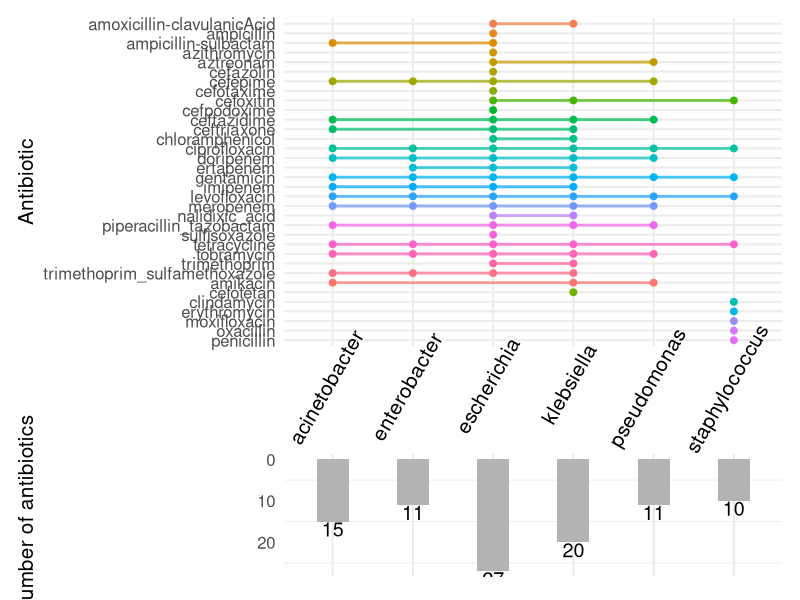
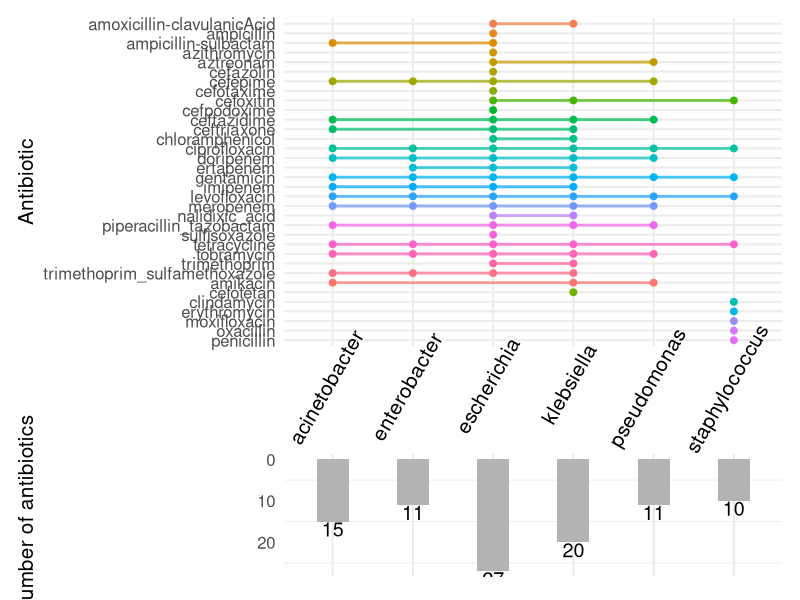
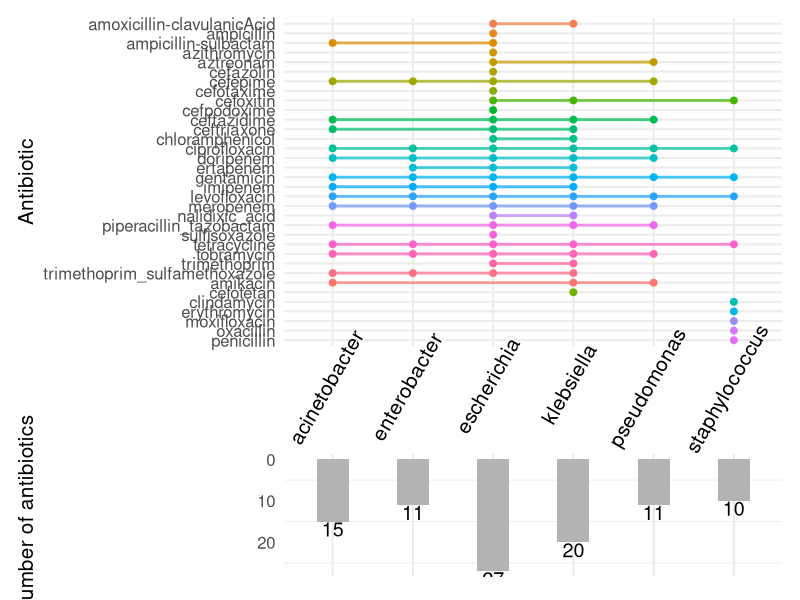

These charts were generated, in order, by the following R code:
# Load libraries
library(UpSetR)
library(dplyr)
library(tidyr)
# Install (if not installed yet)
#install.packages("patchwork")
library(ggplot2)
library(dplyr)
library(tidyr)
library(patchwork)
# Load patchwork
library(patchwork)

# Your data list
data <- list(
  escherichia = c("amoxicillin-clavulanicAcid", "ampicillin", "ampicillin-sulbactam", "azithromycin", "aztreonam", 
                  "cefazolin", "cefepime", "cefotaxime", "cefoxitin", "cefpodoxime", "ceftazidime", "ceftriaxone", 
                  "chloramphenicol", "ciprofloxacin", "doripenem", "ertapenem", "gentamicin", "imipenem", 
                  "levofloxacin", "meropenem", "nalidixic_acid", "piperacillin_tazobactam", "sulfisoxazole", 
                  "tetracycline", "tobramycin", "trimethoprim", "trimethoprim_sulfamethoxazole"),
  klebsiella = c("amikacin", "amoxicillin-clavulanicAcid", "cefotetan", "cefoxitin", "ceftazidime", "ceftriaxone", 
                 "chloramphenicol", "ciprofloxacin", "doripenem", "ertapenem", "gentamicin", "imipenem", 
                 "levofloxacin", "meropenem", "nalidixic_acid", "piperacillin_tazobactam", "tetracycline", 
                 "tobramycin", "trimethoprim", "trimethoprim_sulfamethoxazole"),
  acinetobacter = c("amikacin", "ampicillin-sulbactam", "cefepime", "ceftazidime", "ceftriaxone", "ciprofloxacin", 
                    "doripenem", "gentamicin", "imipenem", "levofloxacin", "meropenem", 
                    "piperacillin_tazobactam", "tetracycline", "tobramycin", "trimethoprim_sulfamethoxazole"),
  pseudomonas = c("amikacin", "aztreonam", "cefepime", "ceftazidime", "ciprofloxacin", "doripenem", "gentamicin", 
                  "levofloxacin", "meropenem", "piperacillin_tazobactam", "tobramycin"),
  enterobacter = c("cefepime", "ciprofloxacin", "doripenem", "ertapenem", "gentamicin", "imipenem", 
                   "levofloxacin", "meropenem", "tetracycline", "tobramycin", "trimethoprim_sulfamethoxazole"),
  staphylococcus = c("cefoxitin", "ciprofloxacin", "clindamycin", "erythromycin", "gentamicin", "levofloxacin", 
                     "moxifloxacin", "oxacillin", "penicillin", "tetracycline")
)

# Convert list to long dataframe
df_long <- bind_rows(lapply(names(data), function(genus) {
  data.frame(Genus = genus, Antibiotic = data[[genus]])
}))

# Calculate number of antibiotics per genus
genus_counts <- df_long %>%
  count(Genus)

# Ensure Genus order is fixed
df_long$Genus <- factor(df_long$Genus, levels = genus_counts$Genus)
genus_counts$Genus <- factor(genus_counts$Genus, levels = genus_counts$Genus)


# Main dot-line plot (top)
main_plot <- ggplot(df_long, aes(x = Genus, y = Antibiotic, group = Antibiotic, color = Antibiotic)) +
  geom_line(linewidth = 1, alpha = 0.7) +
  geom_point(size = 2) +
  scale_y_discrete(limits = rev(unique(df_long$Antibiotic))) +
  labs(x = NULL, y = "Antibiotic") +
  theme_minimal(base_size = 15) +
  theme(axis.text.x = element_blank(),
        axis.ticks.x = element_blank(),
        legend.position = "none")

# Middle empty plot (genus labels, nudged up)
middle_plot <- ggplot(genus_counts, aes(x = Genus, y = 0)) +
  geom_blank() +
  labs(x = NULL, y = NULL) +
  theme_void(base_size = 15) +
  theme(axis.text.x = element_text(angle = 60, hjust = 0.6, margin = margin(t = -50)),
        axis.ticks.x = element_blank())

# Bar plot (below, reversed bars, smaller height, slightly lower)
bar_plot <- ggplot(genus_counts, aes(x = Genus, y = -n)) +
  geom_bar(stat = "identity", fill = "grey70", width = 0.4) +
  geom_text(aes(label = n), vjust = 1, size = 5) +  # adjust label vertical position
  labs(y = "Number of antibiotics", x = NULL) +
  theme_minimal(base_size = 15) +
  theme(axis.text.x = element_blank(),
        axis.ticks.x = element_blank(),
        panel.grid.major.y = element_blank()) +
  scale_y_continuous(labels = function(x) abs(x))  # show positive labels

# Combine plots: top, middle (labels), bottom (bar) with reduced height
combined_plot <- main_plot / middle_plot / bar_plot + plot_layout(heights = c(4, 0.2, 1.5))

# Print combined plot
print(combined_plot)

# Save as SVG
ggsave("antibiotics_per_genus.svg", combined_plot, width = 10, height = 15, dpi = 300)

# Save as PNG
ggsave("antibiotics_per_genus.png", combined_plot, width = 10, height = 15, dpi = 300)
